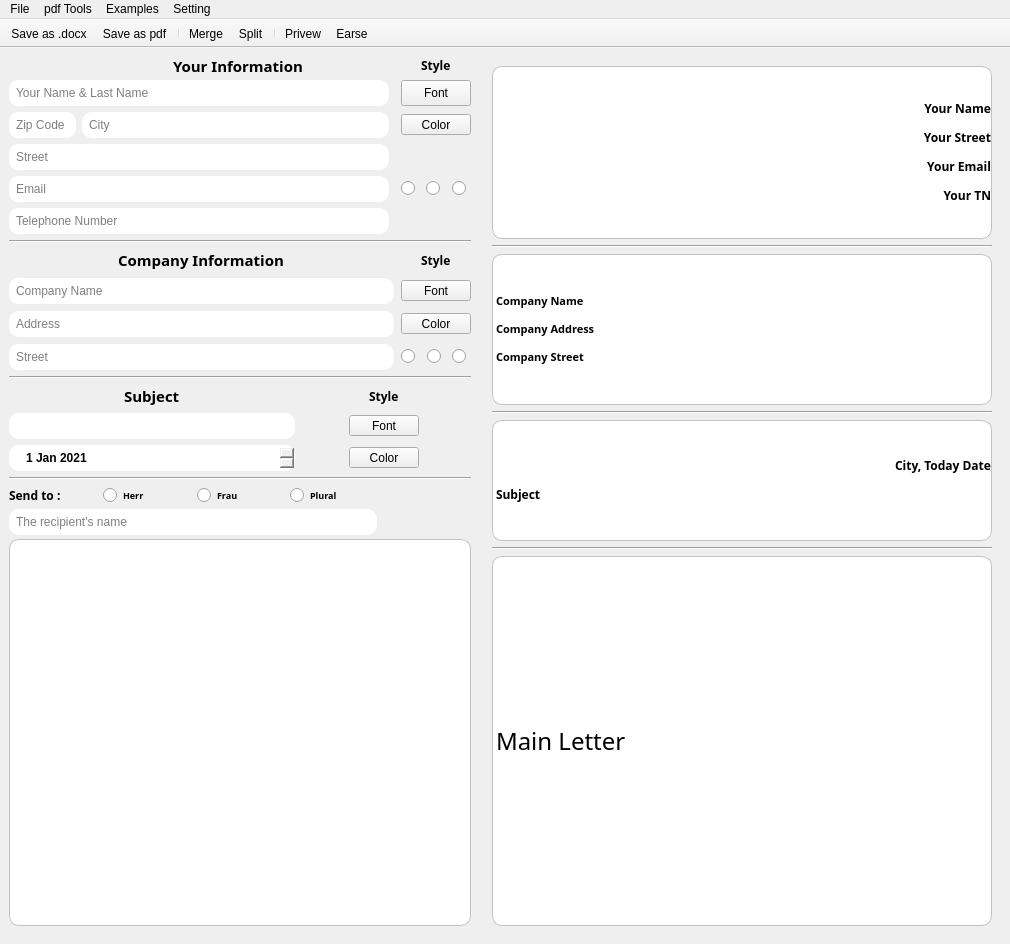
<?xml version="1.0" encoding="UTF-8"?>
<ui version="4.0">
 <class>MainWindow</class>
 <widget class="QMainWindow" name="MainWindow">
  <property name="enabled">
   <bool>true</bool>
  </property>
  <property name="geometry">
   <rect>
    <x>0</x>
    <y>0</y>
    <width>1010</width>
    <height>944</height>
   </rect>
  </property>
  <property name="minimumSize">
   <size>
    <width>554</width>
    <height>934</height>
   </size>
  </property>
  <property name="maximumSize">
   <size>
    <width>1100</width>
    <height>944</height>
   </size>
  </property>
  <property name="windowTitle">
   <string>Templete</string>
  </property>
  <property name="windowIcon">
   <iconset resource="res2.qrc">
    <normaloff>:/images2/images/window.png</normaloff>:/images2/images/window.png</iconset>
  </property>
  <property name="styleSheet">
   <string notr="true">QLineEdit{
	border: 0.3px solid rgb(0, 0, 0);
	border-radius : 10px;
	padding-left:5px;
	height:26px;
	
}
QLineEdit::hover{
	border:2px solid rgb(0, 255, 255);
}
QLineEdit::focus{
	border:2px solid  rgb(0, 170, 255);
}
/*QLabel{
	font-family : Sitka Text
}*/


</string>
  </property>
  <widget class="QWidget" name="centralwidget">
   <layout class="QGridLayout" name="gridLayout_5">
    <item row="0" column="1">
     <widget class="QWidget" name="widgetform" native="true">
      <layout class="QGridLayout" name="gridLayout_8" rowminimumheight="0,0,0,0,0,0,0">
       <property name="sizeConstraint">
        <enum>QLayout::SetDefaultConstraint</enum>
       </property>
       <item row="1" column="0">
        <widget class="Line" name="line_3">
         <property name="orientation">
          <enum>Qt::Horizontal</enum>
         </property>
        </widget>
       </item>
       <item row="6" column="0">
        <widget class="QLabel" name="text_label">
         <property name="minimumSize">
          <size>
           <width>500</width>
           <height>370</height>
          </size>
         </property>
         <property name="font">
          <font>
           <family>Sitka Text</family>
          </font>
         </property>
         <property name="styleSheet">
          <string notr="true">background-color: rgb(255, 255, 255);
border:1px solid rgb(195, 194, 193);
border-radius:10px</string>
         </property>
         <property name="text">
          <string>&lt;html&gt;&lt;head/&gt;&lt;body&gt;&lt;p&gt;&lt;span style=&quot; font-size:18pt;&quot;&gt; Main Letter&lt;/span&gt;&lt;/p&gt;&lt;/body&gt;&lt;/html&gt;</string>
         </property>
         <property name="margin">
          <number>10</number>
         </property>
        </widget>
       </item>
       <item row="3" column="0">
        <widget class="Line" name="line_5">
         <property name="orientation">
          <enum>Qt::Horizontal</enum>
         </property>
        </widget>
       </item>
       <item row="4" column="0">
        <widget class="QLabel" name="s_label">
         <property name="minimumSize">
          <size>
           <width>500</width>
           <height>91</height>
          </size>
         </property>
         <property name="font">
          <font>
           <family>Sitka Text</family>
          </font>
         </property>
         <property name="styleSheet">
          <string notr="true">background-color: rgb(255, 255, 255);
border:1px solid rgb(195, 194, 193);
border-radius:10px</string>
         </property>
         <property name="text">
          <string>&lt;html&gt;&lt;head/&gt;&lt;body&gt;&lt;p align=&quot;right&quot;&gt;&lt;span style=&quot; font-weight:600;&quot;&gt;City, Today Date&lt;/span&gt;&lt;/p&gt;&lt;p&gt;&lt;span style=&quot; font-weight:600;&quot;&gt;Subject &lt;/span&gt;&lt;/p&gt;&lt;/body&gt;&lt;/html&gt;</string>
         </property>
         <property name="margin">
          <number>12</number>
         </property>
        </widget>
       </item>
       <item row="5" column="0">
        <widget class="Line" name="line_10">
         <property name="orientation">
          <enum>Qt::Horizontal</enum>
         </property>
        </widget>
       </item>
       <item row="2" column="0">
        <widget class="QLabel" name="firma_label">
         <property name="minimumSize">
          <size>
           <width>500</width>
           <height>151</height>
          </size>
         </property>
         <property name="font">
          <font>
           <family>Sitka Text</family>
           <pointsize>8</pointsize>
          </font>
         </property>
         <property name="styleSheet">
          <string notr="true">background-color: rgb(255, 255, 255);
border:1px solid rgb(195, 194, 193);
border-radius:10px</string>
         </property>
         <property name="text">
          <string>&lt;html&gt;&lt;head/&gt;&lt;body&gt;&lt;p&gt;&lt;span style=&quot; font-weight:600;&quot;&gt;Company Name&lt;/span&gt;&lt;/p&gt;&lt;p&gt;&lt;span style=&quot; font-weight:600;&quot;&gt;Company Address&lt;/span&gt;&lt;/p&gt;&lt;p&gt;&lt;span style=&quot; font-weight:600;&quot;&gt;Company Street&lt;/span&gt;&lt;/p&gt;&lt;/body&gt;&lt;/html&gt;</string>
         </property>
         <property name="margin">
          <number>8</number>
         </property>
        </widget>
       </item>
       <item row="0" column="0">
        <widget class="QLabel" name="your_label">
         <property name="minimumSize">
          <size>
           <width>500</width>
           <height>173</height>
          </size>
         </property>
         <property name="font">
          <font>
           <family>Sitka Text</family>
          </font>
         </property>
         <property name="styleSheet">
          <string notr="true">background-color: rgb(255, 255, 255);
border:1px solid rgb(195, 194, 193);
border-radius:10px</string>
         </property>
         <property name="text">
          <string>&lt;html&gt;&lt;head/&gt;&lt;body&gt;&lt;p align=&quot;right&quot;&gt;&lt;span style=&quot; font-weight:600;&quot;&gt;Your Name&lt;/span&gt;&lt;/p&gt;&lt;p align=&quot;right&quot;&gt;&lt;span style=&quot; font-weight:600;&quot;&gt;Your Street&lt;/span&gt;&lt;/p&gt;&lt;p align=&quot;right&quot;&gt;&lt;span style=&quot; font-weight:600;&quot;&gt;Your Email&lt;/span&gt;&lt;/p&gt;&lt;p align=&quot;right&quot;&gt;&lt;span style=&quot; font-weight:600;&quot;&gt;Your TN&lt;/span&gt;&lt;/p&gt;&lt;/body&gt;&lt;/html&gt;</string>
         </property>
         <property name="margin">
          <number>11</number>
         </property>
        </widget>
       </item>
      </layout>
     </widget>
    </item>
    <item row="0" column="0">
     <layout class="QGridLayout" name="gridLayout_2">
      <item row="6" column="0">
       <widget class="Line" name="line_4">
        <property name="orientation">
         <enum>Qt::Horizontal</enum>
        </property>
       </widget>
      </item>
      <item row="1" column="0">
       <widget class="Line" name="line">
        <property name="orientation">
         <enum>Qt::Horizontal</enum>
        </property>
       </widget>
      </item>
      <item row="2" column="0">
       <layout class="QGridLayout" name="gridLayout_4">
        <property name="topMargin">
         <number>0</number>
        </property>
        <property name="bottomMargin">
         <number>0</number>
        </property>
        <property name="spacing">
         <number>7</number>
        </property>
        <item row="4" column="0">
         <widget class="QLineEdit" name="firma_str_line">
          <property name="placeholderText">
           <string>Street</string>
          </property>
         </widget>
        </item>
        <item row="3" column="0">
         <widget class="QLineEdit" name="firma_address_line">
          <property name="placeholderText">
           <string>Address</string>
          </property>
         </widget>
        </item>
        <item row="4" column="1">
         <layout class="QHBoxLayout" name="horizontalLayout_3">
          <item>
           <widget class="QRadioButton" name="rb_L_firma">
            <property name="text">
             <string/>
            </property>
            <property name="icon">
             <iconset resource="res2.qrc">
              <normaloff>:/images2/images/left.png</normaloff>:/images2/images/left.png</iconset>
            </property>
            <attribute name="buttonGroup">
             <string notr="true">buttonGroup_2</string>
            </attribute>
           </widget>
          </item>
          <item>
           <widget class="QRadioButton" name="rb_C_firma">
            <property name="text">
             <string/>
            </property>
            <property name="icon">
             <iconset resource="res2.qrc">
              <normaloff>:/images2/images/center.png</normaloff>:/images2/images/center.png</iconset>
            </property>
            <attribute name="buttonGroup">
             <string notr="true">buttonGroup_2</string>
            </attribute>
           </widget>
          </item>
          <item>
           <widget class="QRadioButton" name="rb_R_firma">
            <property name="text">
             <string/>
            </property>
            <property name="icon">
             <iconset resource="res2.qrc">
              <normaloff>:/images2/images/right.png</normaloff>:/images2/images/right.png</iconset>
            </property>
            <attribute name="buttonGroup">
             <string notr="true">buttonGroup_2</string>
            </attribute>
           </widget>
          </item>
         </layout>
        </item>
        <item row="3" column="1" alignment="Qt::AlignHCenter">
         <widget class="QToolButton" name="f_colorBtn">
          <property name="minimumSize">
           <size>
            <width>70</width>
            <height>0</height>
           </size>
          </property>
          <property name="maximumSize">
           <size>
            <width>40</width>
            <height>16777215</height>
           </size>
          </property>
          <property name="text">
           <string>Color</string>
          </property>
          <property name="icon">
           <iconset resource="res2.qrc">
            <normaloff>:/images2/images/color.png</normaloff>:/images2/images/color.png</iconset>
          </property>
         </widget>
        </item>
        <item row="0" column="1" alignment="Qt::AlignHCenter">
         <widget class="QLabel" name="styleComp_label">
          <property name="font">
           <font>
            <family>Sitka Text</family>
            <weight>75</weight>
            <bold>true</bold>
           </font>
          </property>
          <property name="text">
           <string>Style</string>
          </property>
         </widget>
        </item>
        <item row="1" column="0">
         <widget class="QLineEdit" name="firma_name_line">
          <property name="placeholderText">
           <string>Company Name</string>
          </property>
         </widget>
        </item>
        <item row="1" column="1" alignment="Qt::AlignHCenter">
         <widget class="QToolButton" name="f_fontBtn">
          <property name="minimumSize">
           <size>
            <width>70</width>
            <height>0</height>
           </size>
          </property>
          <property name="maximumSize">
           <size>
            <width>40</width>
            <height>16777215</height>
           </size>
          </property>
          <property name="text">
           <string>Font</string>
          </property>
          <property name="icon">
           <iconset resource="res2.qrc">
            <normaloff>:/images2/images/font.png</normaloff>:/images2/images/font.png</iconset>
          </property>
         </widget>
        </item>
        <item row="0" column="0" alignment="Qt::AlignHCenter|Qt::AlignBottom">
         <widget class="QLabel" name="comp_label">
          <property name="minimumSize">
           <size>
            <width>0</width>
            <height>0</height>
           </size>
          </property>
          <property name="maximumSize">
           <size>
            <width>16777215</width>
            <height>16777215</height>
           </size>
          </property>
          <property name="sizeIncrement">
           <size>
            <width>0</width>
            <height>0</height>
           </size>
          </property>
          <property name="font">
           <font>
            <family>Sitka Text</family>
            <pointsize>11</pointsize>
            <weight>75</weight>
            <bold>true</bold>
           </font>
          </property>
          <property name="lineWidth">
           <number>1</number>
          </property>
          <property name="midLineWidth">
           <number>0</number>
          </property>
          <property name="text">
           <string>Company Information</string>
          </property>
          <property name="scaledContents">
           <bool>false</bool>
          </property>
          <property name="alignment">
           <set>Qt::AlignCenter</set>
          </property>
          <property name="wordWrap">
           <bool>false</bool>
          </property>
          <property name="margin">
           <number>-1</number>
          </property>
          <property name="indent">
           <number>-1</number>
          </property>
          <property name="openExternalLinks">
           <bool>false</bool>
          </property>
         </widget>
        </item>
        <item row="5" column="1">
         <layout class="QHBoxLayout" name="horizontalLayout_4"/>
        </item>
       </layout>
      </item>
      <item row="0" column="0">
       <layout class="QGridLayout" name="gridLayout">
        <item row="2" column="1">
         <widget class="QLineEdit" name="your2_city_line">
          <property name="placeholderText">
           <string>City</string>
          </property>
         </widget>
        </item>
        <item row="0" column="3" alignment="Qt::AlignHCenter">
         <widget class="QLabel" name="styleInfo_label">
          <property name="font">
           <font>
            <family>Sitka Text</family>
            <weight>75</weight>
            <bold>true</bold>
           </font>
          </property>
          <property name="text">
           <string>Style</string>
          </property>
         </widget>
        </item>
        <item row="1" column="3" alignment="Qt::AlignHCenter">
         <widget class="QToolButton" name="your_fontBtn">
          <property name="sizePolicy">
           <sizepolicy hsizetype="Fixed" vsizetype="Fixed">
            <horstretch>0</horstretch>
            <verstretch>0</verstretch>
           </sizepolicy>
          </property>
          <property name="minimumSize">
           <size>
            <width>70</width>
            <height>26</height>
           </size>
          </property>
          <property name="maximumSize">
           <size>
            <width>50</width>
            <height>50</height>
           </size>
          </property>
          <property name="sizeIncrement">
           <size>
            <width>0</width>
            <height>0</height>
           </size>
          </property>
          <property name="baseSize">
           <size>
            <width>0</width>
            <height>0</height>
           </size>
          </property>
          <property name="styleSheet">
           <string notr="true"/>
          </property>
          <property name="text">
           <string>Font</string>
          </property>
          <property name="icon">
           <iconset resource="res2.qrc">
            <normaloff>:/images2/images/font.png</normaloff>:/images2/images/font.png</iconset>
          </property>
          <property name="iconSize">
           <size>
            <width>20</width>
            <height>20</height>
           </size>
          </property>
         </widget>
        </item>
        <item row="0" column="1" colspan="2" alignment="Qt::AlignHCenter">
         <widget class="QLabel" name="info_label">
          <property name="maximumSize">
           <size>
            <width>16777215</width>
            <height>17</height>
           </size>
          </property>
          <property name="font">
           <font>
            <family>Sitka Text</family>
            <pointsize>11</pointsize>
            <weight>75</weight>
            <bold>true</bold>
           </font>
          </property>
          <property name="text">
           <string>Your Information</string>
          </property>
         </widget>
        </item>
        <item row="2" column="3" alignment="Qt::AlignHCenter">
         <widget class="QToolButton" name="your_colorBtn">
          <property name="minimumSize">
           <size>
            <width>70</width>
            <height>0</height>
           </size>
          </property>
          <property name="maximumSize">
           <size>
            <width>40</width>
            <height>16777215</height>
           </size>
          </property>
          <property name="text">
           <string>Color</string>
          </property>
          <property name="icon">
           <iconset resource="res2.qrc">
            <normaloff>:/images2/images/color.png</normaloff>:/images2/images/color.png</iconset>
          </property>
         </widget>
        </item>
        <item row="2" column="0">
         <widget class="QLineEdit" name="your_zipcode_line">
          <property name="maximumSize">
           <size>
            <width>67</width>
            <height>16777215</height>
           </size>
          </property>
          <property name="placeholderText">
           <string>Zip Code</string>
          </property>
         </widget>
        </item>
        <item row="1" column="0" colspan="2">
         <widget class="QLineEdit" name="your1_name_line">
          <property name="sizePolicy">
           <sizepolicy hsizetype="Expanding" vsizetype="Fixed">
            <horstretch>0</horstretch>
            <verstretch>0</verstretch>
           </sizepolicy>
          </property>
          <property name="minimumSize">
           <size>
            <width>253</width>
            <height>20</height>
           </size>
          </property>
          <property name="maximumSize">
           <size>
            <width>16777215</width>
            <height>16777215</height>
           </size>
          </property>
          <property name="sizeIncrement">
           <size>
            <width>0</width>
            <height>0</height>
           </size>
          </property>
          <property name="styleSheet">
           <string notr="true"/>
          </property>
          <property name="placeholderText">
           <string>Your Name &amp; Last Name</string>
          </property>
         </widget>
        </item>
        <item row="3" column="0" colspan="2">
         <widget class="QLineEdit" name="your3_street_line">
          <property name="placeholderText">
           <string>Street</string>
          </property>
         </widget>
        </item>
        <item row="4" column="0" colspan="2">
         <widget class="QLineEdit" name="your4_email_line">
          <property name="placeholderText">
           <string>Email</string>
          </property>
         </widget>
        </item>
        <item row="5" column="0" colspan="2">
         <widget class="QLineEdit" name="your5_tn_line">
          <property name="placeholderText">
           <string>Telephone Number</string>
          </property>
         </widget>
        </item>
        <item row="4" column="3">
         <layout class="QHBoxLayout" name="horizontalLayout">
          <item>
           <layout class="QHBoxLayout" name="horizontalLayout_2">
            <item>
             <widget class="QRadioButton" name="rb_L_your">
              <property name="text">
               <string/>
              </property>
              <property name="icon">
               <iconset resource="res2.qrc">
                <normaloff>:/images2/images/left.png</normaloff>:/images2/images/left.png</iconset>
              </property>
              <attribute name="buttonGroup">
               <string notr="true">buttonGroup</string>
              </attribute>
             </widget>
            </item>
            <item>
             <widget class="QRadioButton" name="rb_C_your">
              <property name="text">
               <string/>
              </property>
              <property name="icon">
               <iconset resource="res2.qrc">
                <normaloff>:/images2/images/center.png</normaloff>:/images2/images/center.png</iconset>
              </property>
              <attribute name="buttonGroup">
               <string notr="true">buttonGroup</string>
              </attribute>
             </widget>
            </item>
            <item>
             <widget class="QRadioButton" name="rb_R_your">
              <property name="text">
               <string/>
              </property>
              <property name="icon">
               <iconset resource="res2.qrc">
                <normaloff>:/images2/images/right.png</normaloff>:/images2/images/right.png</iconset>
              </property>
              <attribute name="buttonGroup">
               <string notr="true">buttonGroup</string>
              </attribute>
             </widget>
            </item>
           </layout>
          </item>
         </layout>
        </item>
       </layout>
      </item>
      <item row="7" column="0">
       <layout class="QGridLayout" name="gridLayout_3" columnstretch="0,0,0,0,0">
        <property name="leftMargin">
         <number>0</number>
        </property>
        <property name="rightMargin">
         <number>0</number>
        </property>
        <property name="horizontalSpacing">
         <number>7</number>
        </property>
        <property name="verticalSpacing">
         <number>4</number>
        </property>
        <item row="3" column="0" colspan="5">
         <widget class="QTextEdit" name="main_text">
          <property name="styleSheet">
           <string notr="true">background-color: rgb(255, 255, 255);
border:1px solid rgb(195, 194, 193);
border-radius:10px</string>
          </property>
         </widget>
        </item>
        <item row="0" column="0">
         <widget class="QLabel" name="send_label">
          <property name="maximumSize">
           <size>
            <width>335</width>
            <height>16777215</height>
           </size>
          </property>
          <property name="font">
           <font>
            <family>Sitka Text</family>
            <pointsize>9</pointsize>
            <weight>75</weight>
            <bold>true</bold>
           </font>
          </property>
          <property name="text">
           <string>Send to :</string>
          </property>
          <property name="margin">
           <number>0</number>
          </property>
         </widget>
        </item>
        <item row="0" column="1">
         <widget class="QRadioButton" name="mr_rb">
          <property name="maximumSize">
           <size>
            <width>89</width>
            <height>16777215</height>
           </size>
          </property>
          <property name="font">
           <font>
            <family>Sitka Text</family>
            <pointsize>7</pointsize>
            <weight>75</weight>
            <bold>true</bold>
           </font>
          </property>
          <property name="text">
           <string>Herr</string>
          </property>
          <attribute name="buttonGroup">
           <string notr="true">buttonGroup_3</string>
          </attribute>
         </widget>
        </item>
        <item row="2" column="0" colspan="4">
         <widget class="QLineEdit" name="sendTo_line">
          <property name="placeholderText">
           <string>The recipient's name</string>
          </property>
         </widget>
        </item>
        <item row="0" column="3">
         <widget class="QRadioButton" name="plural_rb">
          <property name="font">
           <font>
            <family>Sitka Text</family>
            <pointsize>7</pointsize>
            <weight>75</weight>
            <bold>true</bold>
           </font>
          </property>
          <property name="text">
           <string>Plural</string>
          </property>
          <attribute name="buttonGroup">
           <string notr="true">buttonGroup_3</string>
          </attribute>
         </widget>
        </item>
        <item row="0" column="2">
         <widget class="QRadioButton" name="miss_rb">
          <property name="font">
           <font>
            <family>Sitka Text</family>
            <pointsize>7</pointsize>
            <weight>75</weight>
            <bold>true</bold>
           </font>
          </property>
          <property name="text">
           <string>Frau</string>
          </property>
          <attribute name="buttonGroup">
           <string notr="true">buttonGroup_3</string>
          </attribute>
         </widget>
        </item>
       </layout>
      </item>
      <item row="8" column="1">
       <widget class="Line" name="line_8">
        <property name="orientation">
         <enum>Qt::Horizontal</enum>
        </property>
       </widget>
      </item>
      <item row="3" column="1">
       <widget class="Line" name="line_7">
        <property name="orientation">
         <enum>Qt::Horizontal</enum>
        </property>
       </widget>
      </item>
      <item row="4" column="0">
       <layout class="QGridLayout" name="gridLayout_7">
        <item row="0" column="0">
         <layout class="QGridLayout" name="gridLayout_6" rowstretch="0,0,0,0">
          <property name="topMargin">
           <number>0</number>
          </property>
          <property name="rightMargin">
           <number>0</number>
          </property>
          <property name="horizontalSpacing">
           <number>7</number>
          </property>
          <item row="0" column="0" alignment="Qt::AlignHCenter">
           <widget class="QLabel" name="sub_label">
            <property name="font">
             <font>
              <family>Sitka Text</family>
              <pointsize>11</pointsize>
              <weight>75</weight>
              <bold>true</bold>
             </font>
            </property>
            <property name="text">
             <string>Subject</string>
            </property>
            <property name="margin">
             <number>-1</number>
            </property>
           </widget>
          </item>
          <item row="2" column="0">
           <widget class="QLineEdit" name="subject_line">
            <property name="minimumSize">
             <size>
              <width>246</width>
              <height>0</height>
             </size>
            </property>
           </widget>
          </item>
          <item row="2" column="1">
           <spacer name="horizontalSpacer">
            <property name="orientation">
             <enum>Qt::Horizontal</enum>
            </property>
            <property name="sizeType">
             <enum>QSizePolicy::Fixed</enum>
            </property>
            <property name="sizeHint" stdset="0">
             <size>
              <width>47</width>
              <height>20</height>
             </size>
            </property>
           </spacer>
          </item>
          <item row="3" column="2">
           <widget class="QToolButton" name="s_colorBtn">
            <property name="minimumSize">
             <size>
              <width>70</width>
              <height>0</height>
             </size>
            </property>
            <property name="maximumSize">
             <size>
              <width>40</width>
              <height>16777215</height>
             </size>
            </property>
            <property name="text">
             <string>Color</string>
            </property>
            <property name="icon">
             <iconset resource="res2.qrc">
              <normaloff>:/images2/images/color.png</normaloff>:/images2/images/color.png</iconset>
            </property>
           </widget>
          </item>
          <item row="0" column="2" alignment="Qt::AlignHCenter">
           <widget class="QLabel" name="styleSub_label">
            <property name="font">
             <font>
              <family>Sitka Text</family>
              <weight>75</weight>
              <bold>true</bold>
             </font>
            </property>
            <property name="text">
             <string>Style</string>
            </property>
           </widget>
          </item>
          <item row="2" column="2">
           <widget class="QToolButton" name="s_fontBtn">
            <property name="minimumSize">
             <size>
              <width>70</width>
              <height>0</height>
             </size>
            </property>
            <property name="toolTip">
             <string/>
            </property>
            <property name="text">
             <string>Font</string>
            </property>
            <property name="icon">
             <iconset resource="res2.qrc">
              <normaloff>:/images2/images/font.png</normaloff>:/images2/images/font.png</iconset>
            </property>
           </widget>
          </item>
          <item row="2" column="3">
           <spacer name="horizontalSpacer_2">
            <property name="orientation">
             <enum>Qt::Horizontal</enum>
            </property>
            <property name="sizeType">
             <enum>QSizePolicy::Fixed</enum>
            </property>
            <property name="sizeHint" stdset="0">
             <size>
              <width>52</width>
              <height>20</height>
             </size>
            </property>
           </spacer>
          </item>
          <item row="3" column="0">
           <widget class="QDateEdit" name="dateEdit">
            <property name="minimumSize">
             <size>
              <width>0</width>
              <height>26</height>
             </size>
            </property>
            <property name="font">
             <font>
              <pointsize>9</pointsize>
              <weight>75</weight>
              <bold>true</bold>
             </font>
            </property>
            <property name="styleSheet">
             <string notr="true">border-radius : 10px;
padding-left:15px</string>
            </property>
            <property name="dateTime">
             <datetime>
              <hour>0</hour>
              <minute>0</minute>
              <second>0</second>
              <year>2021</year>
              <month>1</month>
              <day>1</day>
             </datetime>
            </property>
           </widget>
          </item>
         </layout>
        </item>
       </layout>
      </item>
      <item row="1" column="1">
       <widget class="Line" name="line_6">
        <property name="orientation">
         <enum>Qt::Horizontal</enum>
        </property>
       </widget>
      </item>
      <item row="3" column="0">
       <widget class="Line" name="line_2">
        <property name="orientation">
         <enum>Qt::Horizontal</enum>
        </property>
       </widget>
      </item>
     </layout>
    </item>
   </layout>
  </widget>
  <widget class="QMenuBar" name="menubar">
   <property name="geometry">
    <rect>
     <x>0</x>
     <y>0</y>
     <width>1010</width>
     <height>26</height>
    </rect>
   </property>
   <widget class="QMenu" name="menuFile">
    <property name="title">
     <string>File</string>
    </property>
    <addaction name="actionSave_as_docx"/>
    <addaction name="actionSave_as_pdf"/>
    <addaction name="actionPrivew"/>
    <addaction name="actionEars"/>
    <addaction name="actionQuit"/>
   </widget>
   <widget class="QMenu" name="menupdf_Tools">
    <property name="title">
     <string>pdf Tools</string>
    </property>
    <addaction name="actionMerge"/>
    <addaction name="actionSplit"/>
   </widget>
   <widget class="QMenu" name="menuExamples">
    <property name="title">
     <string>Examples</string>
    </property>
    <widget class="QMenu" name="menuk_ndigung">
     <property name="title">
      <string>Kündigung</string>
     </property>
     <addaction name="actioninternt"/>
     <addaction name="actionhandy"/>
     <addaction name="actionwohnung"/>
     <addaction name="actionarbeit"/>
    </widget>
    <addaction name="actionBewerbung"/>
    <addaction name="menuk_ndigung"/>
   </widget>
   <widget class="QMenu" name="menuSetting">
    <property name="title">
     <string>Setting</string>
    </property>
    <widget class="QMenu" name="menuLanguages">
     <property name="title">
      <string>Languages</string>
     </property>
     <addaction name="actionEnglish"/>
     <addaction name="actionGermany"/>
    </widget>
    <addaction name="menuLanguages"/>
   </widget>
   <addaction name="menuFile"/>
   <addaction name="menupdf_Tools"/>
   <addaction name="menuExamples"/>
   <addaction name="menuSetting"/>
  </widget>
  <widget class="QToolBar" name="toolBar">
   <property name="enabled">
    <bool>true</bool>
   </property>
   <property name="windowTitle">
    <string>toolBar</string>
   </property>
   <property name="movable">
    <bool>false</bool>
   </property>
   <property name="iconSize">
    <size>
     <width>34</width>
     <height>30</height>
    </size>
   </property>
   <property name="toolButtonStyle">
    <enum>Qt::ToolButtonIconOnly</enum>
   </property>
   <property name="floatable">
    <bool>true</bool>
   </property>
   <attribute name="toolBarArea">
    <enum>TopToolBarArea</enum>
   </attribute>
   <attribute name="toolBarBreak">
    <bool>false</bool>
   </attribute>
   <addaction name="actionSave_as_docx"/>
   <addaction name="actionSave_as_pdf"/>
   <addaction name="separator"/>
   <addaction name="actionMerge"/>
   <addaction name="actionSplit"/>
   <addaction name="separator"/>
   <addaction name="actionPrivew"/>
   <addaction name="actionEars"/>
  </widget>
  <action name="actionSave_as_docx">
   <property name="icon">
    <iconset resource="res2.qrc">
     <normaloff>:/images2/images/save.png</normaloff>:/images2/images/save.png</iconset>
   </property>
   <property name="text">
    <string>Save as .docx </string>
   </property>
   <property name="shortcut">
    <string>Ctrl+S</string>
   </property>
  </action>
  <action name="actionSave_as_pdf">
   <property name="icon">
    <iconset resource="res2.qrc">
     <normaloff>:/images2/images/pdf.png</normaloff>:/images2/images/pdf.png</iconset>
   </property>
   <property name="text">
    <string>Save as pdf</string>
   </property>
   <property name="shortcut">
    <string>Ctrl+D</string>
   </property>
  </action>
  <action name="actionMerge">
   <property name="icon">
    <iconset resource="res2.qrc">
     <normaloff>:/images2/images/merge.png</normaloff>:/images2/images/merge.png</iconset>
   </property>
   <property name="text">
    <string>Merge</string>
   </property>
   <property name="shortcut">
    <string>Ctrl+M</string>
   </property>
  </action>
  <action name="actionSplit">
   <property name="icon">
    <iconset resource="res2.qrc">
     <normaloff>:/images2/images/split.png</normaloff>:/images2/images/split.png</iconset>
   </property>
   <property name="text">
    <string>Split</string>
   </property>
   <property name="shortcut">
    <string>Ctrl+L</string>
   </property>
  </action>
  <action name="actionpreview">
   <property name="text">
    <string>preview</string>
   </property>
  </action>
  <action name="actionPrivew">
   <property name="icon">
    <iconset resource="res2.qrc">
     <normaloff>:/images2/images/preview.png</normaloff>:/images2/images/preview.png</iconset>
   </property>
   <property name="text">
    <string>Privew</string>
   </property>
   <property name="shortcut">
    <string>Ctrl+P</string>
   </property>
  </action>
  <action name="actionBewerbung">
   <property name="text">
    <string>Bewerbung</string>
   </property>
  </action>
  <action name="actioninternt">
   <property name="text">
    <string>Internet</string>
   </property>
  </action>
  <action name="actionhandy">
   <property name="text">
    <string>Handy</string>
   </property>
  </action>
  <action name="actionwohnung">
   <property name="text">
    <string>Wohnung</string>
   </property>
  </action>
  <action name="actionarbeit">
   <property name="text">
    <string>Arbeit</string>
   </property>
  </action>
  <action name="actionEnglish">
   <property name="text">
    <string>English</string>
   </property>
  </action>
  <action name="actionGermany">
   <property name="text">
    <string>Germany</string>
   </property>
  </action>
  <action name="actionEars">
   <property name="icon">
    <iconset resource="res2.qrc">
     <normaloff>:/images2/images/earse.png</normaloff>:/images2/images/earse.png</iconset>
   </property>
   <property name="text">
    <string>Earse</string>
   </property>
   <property name="shortcut">
    <string>Ctrl+E</string>
   </property>
  </action>
  <action name="actionQuit">
   <property name="icon">
    <iconset resource="res2.qrc">
     <normaloff>:/images2/images/exit.png</normaloff>:/images2/images/exit.png</iconset>
   </property>
   <property name="text">
    <string>Quit</string>
   </property>
  </action>
 </widget>
 <tabstops>
  <tabstop>your1_name_line</tabstop>
  <tabstop>your_zipcode_line</tabstop>
  <tabstop>your2_city_line</tabstop>
  <tabstop>your3_street_line</tabstop>
  <tabstop>your4_email_line</tabstop>
  <tabstop>your5_tn_line</tabstop>
  <tabstop>firma_name_line</tabstop>
  <tabstop>firma_address_line</tabstop>
  <tabstop>firma_str_line</tabstop>
  <tabstop>subject_line</tabstop>
  <tabstop>dateEdit</tabstop>
  <tabstop>sendTo_line</tabstop>
  <tabstop>main_text</tabstop>
  <tabstop>your_colorBtn</tabstop>
  <tabstop>rb_L_your</tabstop>
  <tabstop>rb_C_your</tabstop>
  <tabstop>rb_R_your</tabstop>
  <tabstop>f_fontBtn</tabstop>
  <tabstop>f_colorBtn</tabstop>
  <tabstop>rb_L_firma</tabstop>
  <tabstop>rb_C_firma</tabstop>
  <tabstop>rb_R_firma</tabstop>
  <tabstop>s_fontBtn</tabstop>
  <tabstop>s_colorBtn</tabstop>
  <tabstop>mr_rb</tabstop>
  <tabstop>miss_rb</tabstop>
  <tabstop>plural_rb</tabstop>
  <tabstop>your_fontBtn</tabstop>
 </tabstops>
 <resources>
  <include location="res2.qrc"/>
 </resources>
 <connections/>
 <buttongroups>
  <buttongroup name="buttonGroup_3"/>
  <buttongroup name="buttonGroup_2"/>
  <buttongroup name="buttonGroup"/>
 </buttongroups>
</ui>
